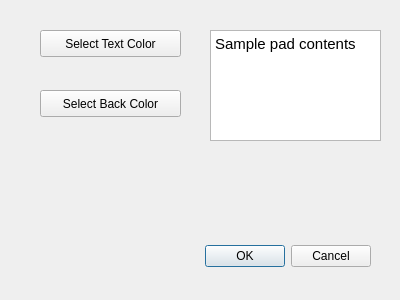
<?xml version="1.0" encoding="UTF-8"?>
<ui version="4.0">
 <class>PropertiesWindow</class>
 <widget class="QDialog" name="PropertiesWindow">
  <property name="geometry">
   <rect>
    <x>0</x>
    <y>0</y>
    <width>400</width>
    <height>300</height>
   </rect>
  </property>
  <property name="windowTitle">
   <string>Dialog</string>
  </property>
  <widget class="QDialogButtonBox" name="buttonBox">
   <property name="geometry">
    <rect>
     <x>30</x>
     <y>240</y>
     <width>341</width>
     <height>32</height>
    </rect>
   </property>
   <property name="orientation">
    <enum>Qt::Horizontal</enum>
   </property>
   <property name="standardButtons">
    <set>QDialogButtonBox::Cancel|QDialogButtonBox::Ok</set>
   </property>
  </widget>
  <widget class="QPushButton" name="textColorButton">
   <property name="geometry">
    <rect>
     <x>40</x>
     <y>30</y>
     <width>141</width>
     <height>27</height>
    </rect>
   </property>
   <property name="text">
    <string>Select Text Color</string>
   </property>
  </widget>
  <widget class="QPushButton" name="backColorButton">
   <property name="geometry">
    <rect>
     <x>40</x>
     <y>90</y>
     <width>141</width>
     <height>27</height>
    </rect>
   </property>
   <property name="text">
    <string>Select Back Color</string>
   </property>
  </widget>
  <widget class="QTextEdit" name="sampleText">
   <property name="geometry">
    <rect>
     <x>210</x>
     <y>30</y>
     <width>171</width>
     <height>111</height>
    </rect>
   </property>
   <property name="html">
    <string>&lt;!DOCTYPE HTML PUBLIC &quot;-//W3C//DTD HTML 4.0//EN&quot; &quot;http://www.w3.org/TR/REC-html40/strict.dtd&quot;&gt;
&lt;html&gt;&lt;head&gt;&lt;meta name=&quot;qrichtext&quot; content=&quot;1&quot; /&gt;&lt;style type=&quot;text/css&quot;&gt;
p, li { white-space: pre-wrap; }
&lt;/style&gt;&lt;/head&gt;&lt;body style=&quot; font-family:'Ubuntu'; font-size:11pt; font-weight:400; font-style:normal;&quot;&gt;
&lt;p style=&quot; margin-top:0px; margin-bottom:0px; margin-left:0px; margin-right:0px; -qt-block-indent:0; text-indent:0px;&quot;&gt;Sample pad contents&lt;/p&gt;&lt;/body&gt;&lt;/html&gt;</string>
   </property>
  </widget>
 </widget>
 <resources/>
 <connections>
  <connection>
   <sender>buttonBox</sender>
   <signal>accepted()</signal>
   <receiver>PadProperties</receiver>
   <slot>accept()</slot>
   <hints>
    <hint type="sourcelabel">
     <x>248</x>
     <y>254</y>
    </hint>
    <hint type="destinationlabel">
     <x>157</x>
     <y>274</y>
    </hint>
   </hints>
  </connection>
  <connection>
   <sender>buttonBox</sender>
   <signal>rejected()</signal>
   <receiver>PadProperties</receiver>
   <slot>reject()</slot>
   <hints>
    <hint type="sourcelabel">
     <x>316</x>
     <y>260</y>
    </hint>
    <hint type="destinationlabel">
     <x>286</x>
     <y>274</y>
    </hint>
   </hints>
  </connection>
 </connections>
</ui>
